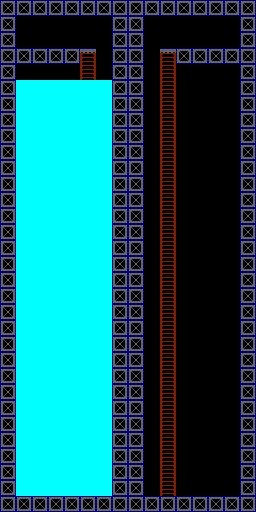

A level layout from a 2D game, rendered from its tile map. Below: a short description, then the map file with its tile-grid data intact:
An orthogonal 16x32 tile map with 16x16 px tiles, 5 tile layers (ladder, one_way_block, water, needle, ...).

<map version="1.10" tiledversion="1.12.1-8-g449813058" orientation="orthogonal" renderorder="right-down" width="16" height="32" tilewidth="16" tileheight="16" infinite="0" nextlayerid="7" nextobjectid="1">
 <tileset firstgid="1" source="../../tileset/tileset_map_element.tsx" />
 <layer id="1" name="ladder" width="16" height="32">
  <data encoding="csv">
0,0,0,0,0,0,0,0,0,0,0,0,0,0,0,0,
0,0,0,0,0,0,0,0,0,0,0,0,0,0,0,0,
0,0,0,0,0,0,0,0,0,0,0,0,0,0,0,0,
0,0,0,0,0,38,0,0,0,0,38,0,0,0,0,0,
0,0,0,0,0,38,0,0,0,0,38,0,0,0,0,0,
0,0,0,0,0,0,0,0,0,0,38,0,0,0,0,0,
0,0,0,0,0,0,0,0,0,0,38,0,0,0,0,0,
0,0,0,0,0,0,0,0,0,0,38,0,0,0,0,0,
0,0,0,0,0,0,0,0,0,0,38,0,0,0,0,0,
0,0,0,0,0,0,0,0,0,0,38,0,0,0,0,0,
0,0,0,0,0,0,0,0,0,0,38,0,0,0,0,0,
0,0,0,0,0,0,0,0,0,0,38,0,0,0,0,0,
0,0,0,0,0,0,0,0,0,0,38,0,0,0,0,0,
0,0,0,0,0,0,0,0,0,0,38,0,0,0,0,0,
0,0,0,0,0,0,0,0,0,0,38,0,0,0,0,0,
0,0,0,0,0,0,0,0,0,0,38,0,0,0,0,0,
0,0,0,0,0,0,0,0,0,0,38,0,0,0,0,0,
0,0,0,0,0,0,0,0,0,0,38,0,0,0,0,0,
0,0,0,0,0,0,0,0,0,0,38,0,0,0,0,0,
0,0,0,0,0,0,0,0,0,0,38,0,0,0,0,0,
0,0,0,0,0,0,0,0,0,0,38,0,0,0,0,0,
0,0,0,0,0,0,0,0,0,0,38,0,0,0,0,0,
0,0,0,0,0,0,0,0,0,0,38,0,0,0,0,0,
0,0,0,0,0,0,0,0,0,0,38,0,0,0,0,0,
0,0,0,0,0,0,0,0,0,0,38,0,0,0,0,0,
0,0,0,0,0,0,0,0,0,0,38,0,0,0,0,0,
0,0,0,0,0,0,0,0,0,0,38,0,0,0,0,0,
0,0,0,0,0,0,0,0,0,0,38,0,0,0,0,0,
0,0,0,0,0,0,0,0,0,0,38,0,0,0,0,0,
0,0,0,0,0,0,0,0,0,0,38,0,0,0,0,0,
0,0,0,0,0,0,0,0,0,0,38,0,0,0,0,0,
0,0,0,0,0,0,0,0,0,0,0,0,0,0,0,0
</data>
 </layer>
 <layer id="6" name="one_way_block" width="16" height="32">
  <data encoding="csv">
0,0,0,0,0,0,0,0,0,0,0,0,0,0,0,0,
0,0,0,0,0,0,0,0,0,0,0,0,0,0,0,0,
0,0,0,0,0,0,0,0,0,0,0,0,0,0,0,0,
0,0,0,0,0,47,0,0,0,0,47,0,0,0,0,0,
0,0,0,0,0,0,0,0,0,0,0,0,0,0,0,0,
0,0,0,0,0,0,0,0,0,0,0,0,0,0,0,0,
0,0,0,0,0,0,0,0,0,0,0,0,0,0,0,0,
0,0,0,0,0,0,0,0,0,0,0,0,0,0,0,0,
0,0,0,0,0,0,0,0,0,0,0,0,0,0,0,0,
0,0,0,0,0,0,0,0,0,0,0,0,0,0,0,0,
0,0,0,0,0,0,0,0,0,0,0,0,0,0,0,0,
0,0,0,0,0,0,0,0,0,0,0,0,0,0,0,0,
0,0,0,0,0,0,0,0,0,0,0,0,0,0,0,0,
0,0,0,0,0,0,0,0,0,0,0,0,0,0,0,0,
0,0,0,0,0,0,0,0,0,0,0,0,0,0,0,0,
0,0,0,0,0,0,0,0,0,0,0,0,0,0,0,0,
0,0,0,0,0,0,0,0,0,0,0,0,0,0,0,0,
0,0,0,0,0,0,0,0,0,0,0,0,0,0,0,0,
0,0,0,0,0,0,0,0,0,0,0,0,0,0,0,0,
0,0,0,0,0,0,0,0,0,0,0,0,0,0,0,0,
0,0,0,0,0,0,0,0,0,0,0,0,0,0,0,0,
0,0,0,0,0,0,0,0,0,0,0,0,0,0,0,0,
0,0,0,0,0,0,0,0,0,0,0,0,0,0,0,0,
0,0,0,0,0,0,0,0,0,0,0,0,0,0,0,0,
0,0,0,0,0,0,0,0,0,0,0,0,0,0,0,0,
0,0,0,0,0,0,0,0,0,0,0,0,0,0,0,0,
0,0,0,0,0,0,0,0,0,0,0,0,0,0,0,0,
0,0,0,0,0,0,0,0,0,0,0,0,0,0,0,0,
0,0,0,0,0,0,0,0,0,0,0,0,0,0,0,0,
0,0,0,0,0,0,0,0,0,0,0,0,0,0,0,0,
0,0,0,0,0,0,0,0,0,0,0,0,0,0,0,0,
0,0,0,0,0,0,0,0,0,0,0,0,0,0,0,0
</data>
 </layer>
 <layer id="4" name="water" width="16" height="32">
  <data encoding="csv">
0,0,0,0,0,0,0,0,0,0,0,0,0,0,0,0,
0,0,0,0,0,0,0,0,0,0,0,0,0,0,0,0,
0,0,0,0,0,0,0,0,0,0,0,0,0,0,0,0,
0,0,0,0,0,0,0,0,0,0,0,0,0,0,0,0,
0,0,0,0,0,0,0,0,0,0,0,0,0,0,0,0,
0,45,45,45,45,45,45,0,0,0,0,0,0,0,0,0,
0,45,45,45,45,45,45,0,0,0,0,0,0,0,0,0,
0,45,45,45,45,45,45,0,0,0,0,0,0,0,0,0,
0,45,45,45,45,45,45,0,0,0,0,0,0,0,0,0,
0,45,45,45,45,45,45,0,0,0,0,0,0,0,0,0,
0,45,45,45,45,45,45,0,0,0,0,0,0,0,0,0,
0,45,45,45,45,45,45,0,0,0,0,0,0,0,0,0,
0,45,45,45,45,45,45,0,0,0,0,0,0,0,0,0,
0,45,45,45,45,45,45,0,0,0,0,0,0,0,0,0,
0,45,45,45,45,45,45,0,0,0,0,0,0,0,0,0,
0,45,45,45,45,45,45,0,0,0,0,0,0,0,0,0,
0,45,45,45,45,45,45,0,0,0,0,0,0,0,0,0,
0,45,45,45,45,45,45,0,0,0,0,0,0,0,0,0,
0,45,45,45,45,45,45,0,0,0,0,0,0,0,0,0,
0,45,45,45,45,45,45,0,0,0,0,0,0,0,0,0,
0,45,45,45,45,45,45,0,0,0,0,0,0,0,0,0,
0,45,45,45,45,45,45,0,0,0,0,0,0,0,0,0,
0,45,45,45,45,45,45,0,0,0,0,0,0,0,0,0,
0,45,45,45,45,45,45,0,0,0,0,0,0,0,0,0,
0,45,45,45,45,45,45,0,0,0,0,0,0,0,0,0,
0,45,45,45,45,45,45,0,0,0,0,0,0,0,0,0,
0,45,45,45,45,45,45,0,0,0,0,0,0,0,0,0,
0,45,45,45,45,45,45,0,0,0,0,0,0,0,0,0,
0,45,45,45,45,45,45,0,0,0,0,0,0,0,0,0,
0,45,45,45,45,45,45,0,0,0,0,0,0,0,0,0,
0,45,45,45,45,45,45,0,0,0,0,0,0,0,0,0,
0,0,0,0,0,0,0,0,0,0,0,0,0,0,0,0
</data>
 </layer>
 <layer id="3" name="needle" width="16" height="32">
  <data encoding="csv">
0,0,0,0,0,0,0,0,0,0,0,0,0,0,0,0,
0,0,0,0,0,0,0,0,0,0,0,0,0,0,0,0,
0,0,0,0,0,0,0,0,0,0,0,0,0,0,0,0,
0,0,0,0,0,0,0,0,0,0,0,0,0,0,0,0,
0,0,0,0,0,0,0,0,0,0,0,0,0,0,0,0,
0,0,0,0,0,0,0,0,0,0,0,0,0,0,0,0,
0,0,0,0,0,0,0,0,0,0,0,0,0,0,0,0,
0,0,0,0,0,0,0,0,0,0,0,0,0,0,0,0,
0,0,0,0,0,0,0,0,0,0,0,0,0,0,0,0,
0,0,0,0,0,0,0,0,0,0,0,0,0,0,0,0,
0,0,0,0,0,0,0,0,0,0,0,0,0,0,0,0,
0,0,0,0,0,0,0,0,0,0,0,0,0,0,0,0,
0,0,0,0,0,0,0,0,0,0,0,0,0,0,0,0,
0,0,0,0,0,0,0,0,0,0,0,0,0,0,0,0,
0,0,0,0,0,0,0,0,0,0,0,0,0,0,0,0,
0,0,0,0,0,0,0,0,0,0,0,0,0,0,0,0,
0,0,0,0,0,0,0,0,0,0,0,0,0,0,0,0,
0,0,0,0,0,0,0,0,0,0,0,0,0,0,0,0,
0,0,0,0,0,0,0,0,0,0,0,0,0,0,0,0,
0,0,0,0,0,0,0,0,0,0,0,0,0,0,0,0,
0,0,0,0,0,0,0,0,0,0,0,0,0,0,0,0,
0,0,0,0,0,0,0,0,0,0,0,0,0,0,0,0,
0,0,0,0,0,0,0,0,0,0,0,0,0,0,0,0,
0,0,0,0,0,0,0,0,0,0,0,0,0,0,0,0,
0,0,0,0,0,0,0,0,0,0,0,0,0,0,0,0,
0,0,0,0,0,0,0,0,0,0,0,0,0,0,0,0,
0,0,0,0,0,0,0,0,0,0,0,0,0,0,0,0,
0,0,0,0,0,0,0,0,0,0,0,0,0,0,0,0,
0,0,0,0,0,0,0,0,0,0,0,0,0,0,0,0,
0,0,0,0,0,0,0,0,0,0,0,0,0,0,0,0,
0,0,0,0,0,0,0,0,0,0,0,0,0,0,0,0,
0,0,0,0,0,0,0,0,0,0,0,0,0,0,0,0
</data>
 </layer>
 <layer id="5" name="block" width="16" height="32">
  <data encoding="csv">
46,46,46,46,46,46,46,46,46,46,46,46,46,46,46,46,
46,0,0,0,0,0,0,46,46,0,0,0,0,0,0,46,
46,0,0,0,0,0,0,46,46,0,0,0,0,0,0,46,
46,46,46,46,46,0,0,46,46,0,0,46,46,46,46,46,
46,0,0,0,0,0,0,46,46,0,0,0,0,0,0,46,
46,0,0,0,0,0,0,46,46,0,0,0,0,0,0,46,
46,0,0,0,0,0,0,46,46,0,0,0,0,0,0,46,
46,0,0,0,0,0,0,46,46,0,0,0,0,0,0,46,
46,0,0,0,0,0,0,46,46,0,0,0,0,0,0,46,
46,0,0,0,0,0,0,46,46,0,0,0,0,0,0,46,
46,0,0,0,0,0,0,46,46,0,0,0,0,0,0,46,
46,0,0,0,0,0,0,46,46,0,0,0,0,0,0,46,
46,0,0,0,0,0,0,46,46,0,0,0,0,0,0,46,
46,0,0,0,0,0,0,46,46,0,0,0,0,0,0,46,
46,0,0,0,0,0,0,46,46,0,0,0,0,0,0,46,
46,0,0,0,0,0,0,46,46,0,0,0,0,0,0,46,
46,0,0,0,0,0,0,46,46,0,0,0,0,0,0,46,
46,0,0,0,0,0,0,46,46,0,0,0,0,0,0,46,
46,0,0,0,0,0,0,46,46,0,0,0,0,0,0,46,
46,0,0,0,0,0,0,46,46,0,0,0,0,0,0,46,
46,0,0,0,0,0,0,46,46,0,0,0,0,0,0,46,
46,0,0,0,0,0,0,46,46,0,0,0,0,0,0,46,
46,0,0,0,0,0,0,46,46,0,0,0,0,0,0,46,
46,0,0,0,0,0,0,46,46,0,0,0,0,0,0,46,
46,0,0,0,0,0,0,46,46,0,0,0,0,0,0,46,
46,0,0,0,0,0,0,46,46,0,0,0,0,0,0,46,
46,0,0,0,0,0,0,46,46,0,0,0,0,0,0,46,
46,0,0,0,0,0,0,46,46,0,0,0,0,0,0,46,
46,0,0,0,0,0,0,46,46,0,0,0,0,0,0,46,
46,0,0,0,0,0,0,46,46,0,0,0,0,0,0,46,
46,0,0,0,0,0,0,46,46,0,0,0,0,0,0,46,
46,46,46,46,46,46,46,46,46,46,46,46,46,46,46,46
</data>
 </layer>
</map>
